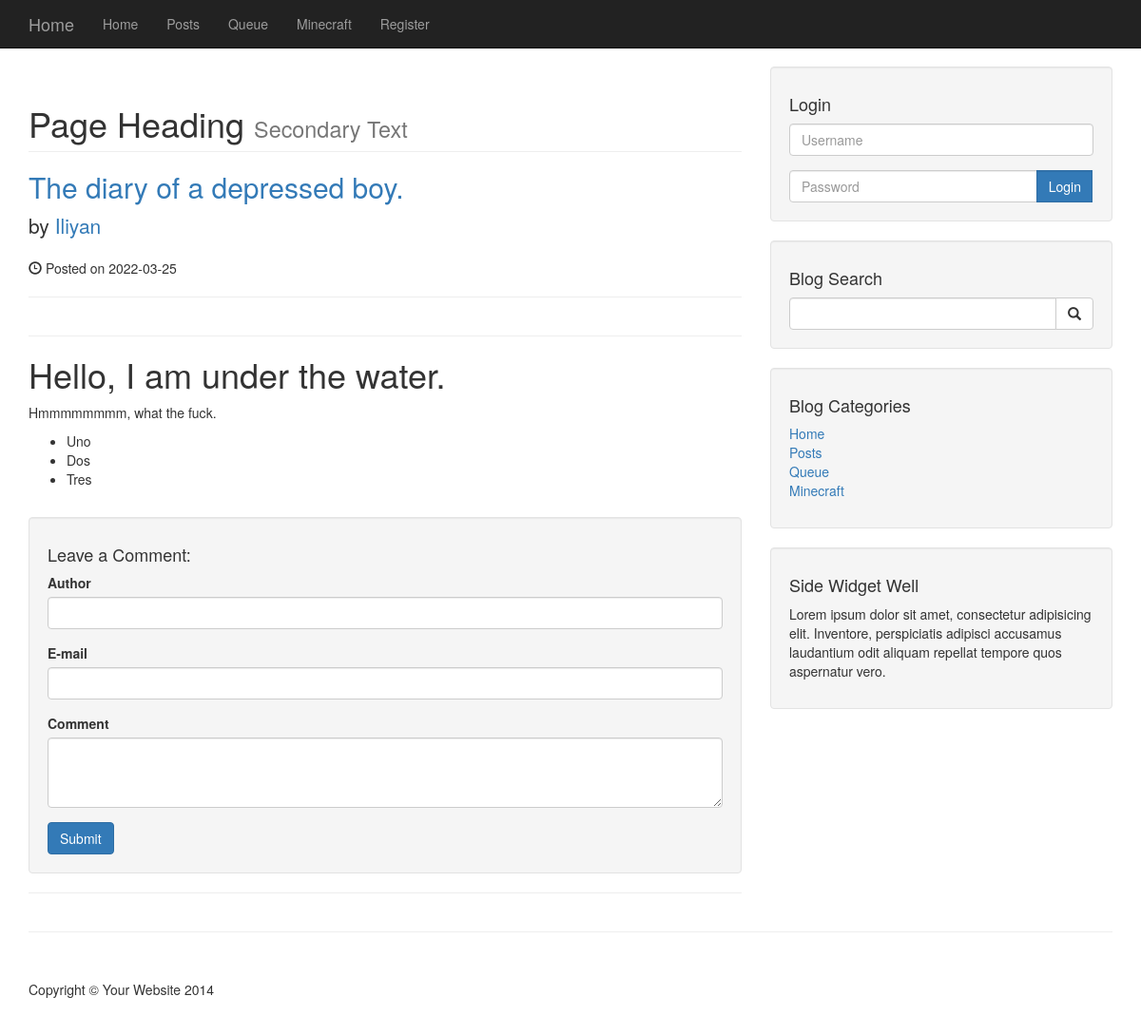
The page /post.php?post_id=20 on the database its author committed.
### tables this page shows
CREATE TABLE `categories` (
  `cat_id` int(3) NOT NULL,
  `cat_title` varchar(255) NOT NULL
);

CREATE TABLE `posts` (
  `post_id` int(3) NOT NULL,
  `post_category_id` int(3) NOT NULL,
  `post_title` varchar(255) NOT NULL,
  `post_author` varchar(255) NOT NULL,
  `post_date` date NOT NULL,
  `post_image` text NOT NULL,
  `post_content` text NOT NULL,
  `post_tags` varchar(255) NOT NULL,
  `post_comment_count` int(11) NOT NULL,
  `post_status` varchar(255) NOT NULL DEFAULT 'draft'
);

### post.php (the view, shortened to what this page needs)
<?php
    include('includes/db.php');
    include('includes/header.php');
    include('includes/navigation.php');
?>
<div class="container">
    <div class="row">
        <div class="col-md-8">
            <h1 class="page-header">
                Page Heading
                <small>Secondary Text</small>
            </h1>
            <?php
            if(isset($_GET['post_id'])){
                $selected_post_id = $_GET['post_id'];
            }
            $query = "SELECT * FROM posts WHERE post_id = $selected_post_id";
            $select_all_posts_query = mysqli_query($connection, $query);
            while($row = mysqli_fetch_assoc($select_all_posts_query)){
                $post_title = $row['post_title'];
                $post_author = $row['post_author'];
                $post_date = $row['post_date'];
                $post_content = $row['post_content'];
            ?>
            <h2>
                <a href="#"><?php echo $post_title; ?></a>
            </h2>
            <p class="lead">
                by <a href="index.php"><?php echo $post_author; ?></a>
            </p>
            <p><span class="glyphicon glyphicon-time"></span> Posted on <?php echo $post_date; ?></p>
            <hr>
            <hr>
            <p><?php echo $post_content; ?></p><br>
            <?php } ?>
                <div class="well">
                    <h4>Leave a Comment:</h4>
                    <form method="POST">
                    <div class="form-group">
                        <label for="author">Author</label>
                        <input required name="author" class="form-control"></input>
                    </div>
                    <div class="form-group">
                        <label for="email">E-mail</label>
                        <input required type="email" name="email" class="form-control"></input>
                    </div>
                    <div class="form-group">
                        <label for="comment_text">Comment</label>
                        <textarea required name="comment_text" class="form-control" rows="3"></textarea>
                    </div>
                    <button name="add_comment" type="submit" class="btn btn-primary">Submit</button>
                    </form>
                </div>
                <hr>
        </div>
        <?php
            include('includes/sidebar.php');
            include('includes/footer.php');
        ?>

### includes/header.php (shortened to what this page needs)
<!DOCTYPE html>
<html lang="en">
<head>
    <link href="css/bootstrap.min.css" rel="stylesheet">
    <link href="css/blog-home.css" rel="stylesheet">
    <link href="css/style.css" rel="stylesheet">
</head>
<body>

### includes/navigation.php (shortened to what this page needs)
<nav class="navbar navbar-inverse navbar-fixed-top" role="navigation">
    <div class="container">
        <div class="navbar-header">
            <a class="navbar-brand" href="index.php">Home</a>
        </div>
        <div class="collapse navbar-collapse" id="bs-example-navbar-collapse-1">
            <ul class="nav navbar-nav">
            <?php
            $query = "SELECT * FROM categories";
            $select_all_categories_query = mysqli_query($connection, $query);
            while($row = mysqli_fetch_assoc($select_all_categories_query)){
                $cat_title = $row['cat_title'];
                echo "<li><a href='#'>{$cat_title}</a></li>";
            }
            ?>
            <li><a href="registration.php">Register</a><li>
            </ul>
        </div>
    </div>
</nav>

### includes/sidebar.php (shortened to what this page needs)
<div class="col-md-4">
    <div class="well">
        <h4>Login</h4>
        <form action="includes/login.php" method="POST">
            <div class="form-group">
                <input name="username" type="text" class="form-control" placeholder="Username">
            </div>
            <div class="input-group">
                <input name="password" type="password" class="form-control" placeholder="Password">
                <span class="input-group-btn">
                    <input value="Login" name="login" type="submit" class="form-control btn btn-primary">
                </span>
            </div>
        </form>
    </div>
    <div class="well">
        <form method="POST" action="search.php">
            <h4>Blog Search</h4>
            <div class="input-group">
                <input name="search" type="text" class="form-control">
                <span class="input-group-btn">
                    <button name="submit" class="btn btn-default" type="button">
                        <span class="glyphicon glyphicon-search"></span>
                    </button>
                </span>
            </div>
        </form>
    </div>
    <?php
        $query = "SELECT * FROM categories";
        $select_all_categories_query = mysqli_query($connection, $query);
    ?>
    <div class="well">
        <h4>Blog Categories</h4>
        <div class="row">
            <div class="col-lg-12">
                <ul class="list-unstyled">
                    <?php
                        while($row = mysqli_fetch_assoc($select_all_categories_query)){
                            $cat_id = $row['cat_id'];
                            $cat_title = $row['cat_title'];
                            echo "<li><a href='category.php?category=$cat_id'>{$cat_title}</a></li>";
                        }
                    ?>
                </ul>
            </div>
        </div>
    </div>
    <?php include "widget.php"; ?>
</div>
</div>
<hr>

### includes/widget.php
<div class="well">
    <h4>Side Widget Well</h4>
    <p>Lorem ipsum dolor sit amet, consectetur adipisicing elit. Inventore, perspiciatis adipisci accusamus
        laudantium odit aliquam repellat tempore quos aspernatur vero.</p>
</div>

### includes/footer.php (shortened to what this page needs)
<footer>
    <div class="row">
        <div class="col-lg-12">
            <p>Copyright &copy; Your Website 2014</p>
        </div>
    </div>
</footer>
</div>
</body>
</html>

### css/blog-home.css (style rules this page uses)
body { padding-top: 70px; }
footer { margin: 50px 0; }

### rows shown on the page
categories: cat_title "Home"
categories: cat_title "Posts"
categories: cat_title "Queue"
categories: cat_title "Minecraft"
posts: post_title "The diary of a depressed boy.", post_author "Iliyan", post_date "2022-03-25", post_content "Hello, I am under the water. Hmmmmmmmm, what the fuck. Uno Dos Tres"
